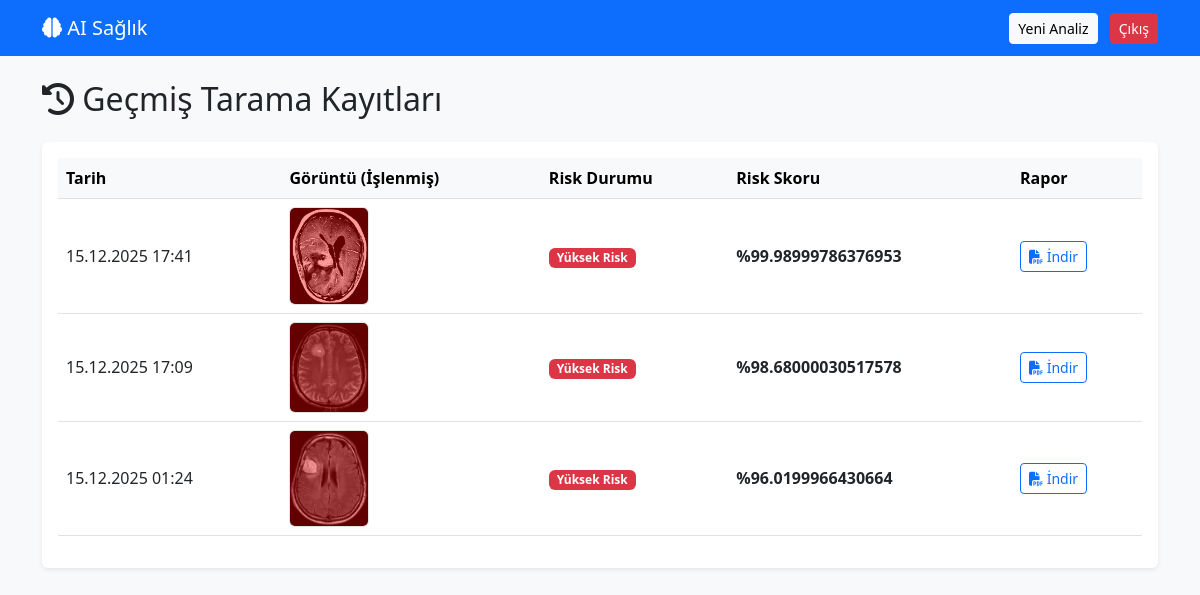
The app's page /dashboard (signed in) with its own data.
### app.py (models this page shows)
class Report(db.Model):
    id = db.Column(db.Integer, primary_key=True)
    date = db.Column(db.DateTime, default=datetime.now)
    original_path = db.Column(db.String(300))
    processed_path = db.Column(db.String(300))
    pdf_path = db.Column(db.String(300))
    risk_score = db.Column(db.Float)
    risk_label = db.Column(db.String(100))
    user_id = db.Column(db.Integer, db.ForeignKey('user.id'), nullable=False)  # Hangi kullanıcıya ait?

### app.py (the view)
@app.route('/dashboard')
@login_required
def dashboard():
    user_reports = Report.query.filter_by(user_id=current_user.id).order_by(Report.date.desc()).all()
    return render_template('dashboard.html', reports=user_reports)

### app.py (called while the page is built)
@login_manager.user_loader
def load_user(user_id):
    return User.query.get(int(user_id))

### templates/dashboard.html (shortened to what this page needs)
<!DOCTYPE html>
<html lang="tr">
<head>
    <link href="https://cdn.jsdelivr.net/npm/bootstrap@5.3.0/dist/css/bootstrap.min.css" rel="stylesheet">
    <link rel="stylesheet" href="https://cdnjs.cloudflare.com/ajax/libs/font-awesome/6.4.0/css/all.min.css">
</head>
<body class="bg-light">
<nav class="navbar navbar-dark bg-primary mb-4">
    <div class="container">
        <a class="navbar-brand" href="/"><i class="fa-solid fa-brain"></i> AI Sağlık</a>
        <div>
            <a href="/" class="btn btn-light btn-sm me-2">Yeni Analiz</a>
            <a href="/logout" class="btn btn-danger btn-sm">Çıkış</a>
        </div>
    </div>
</nav>
<div class="container">
    <h2 class="mb-4"><i class="fa-solid fa-clock-rotate-left"></i> Geçmiş Tarama Kayıtları</h2>
    {% if reports %}
    <div class="table-responsive bg-white p-3 rounded shadow-sm">
        <table class="table table-hover align-middle">
            <thead class="table-light">
                <tr>
                    <th>Tarih</th>
                    <th>Görüntü (İşlenmiş)</th>
                    <th>Risk Durumu</th>
                    <th>Risk Skoru</th>
                    <th>Rapor</th>
                </tr>
            </thead>
            <tbody>
                {% for report in reports %}
                <tr>
                    <td>{{ report.date.strftime('%d.%m.%Y %H:%M') }}</td>
                    <td>
                        <img src="{{ report.processed_path }}" width="80" class="rounded border" onclick="window.open(this.src)" style="cursor:pointer">
                    </td>
                    <td>
                        {% if report.risk_score > 50 %}
                            <span class="badge bg-danger">Yüksek Risk</span>
                        {% else %}
                            <span class="badge bg-success">Temiz</span>
                        {% endif %}
                    </td>
                    <td class="fw-bold">%{{ report.risk_score }}</td>
                    <td>
                        <a href="{{ report.pdf_path }}" download class="btn btn-outline-primary btn-sm">
                            <i class="fa-solid fa-file-pdf"></i> İndir
                        </a>
                    </td>
                </tr>
                {% endfor %}
            </tbody>
        </table>
    </div>
    {% else %}
        <div class="alert alert-info">Henüz hiç analiz yapmamışsınız. Hemen <a href="/">ilk analizi başlatın!</a></div>
    {% endif %}
</div>
</body>
</html>

### records on screen
Report: date "15.12.2025 17:41", processed_path (picture), shows "Yüksek Risk", risk_score "99.98999786376953"
Report: date "15.12.2025 17:09", processed_path (picture), shows "Yüksek Risk", risk_score "98.68000030517578"
Report: date "15.12.2025 01:24", processed_path (picture), shows "Yüksek Risk", risk_score "96.0199966430664"
